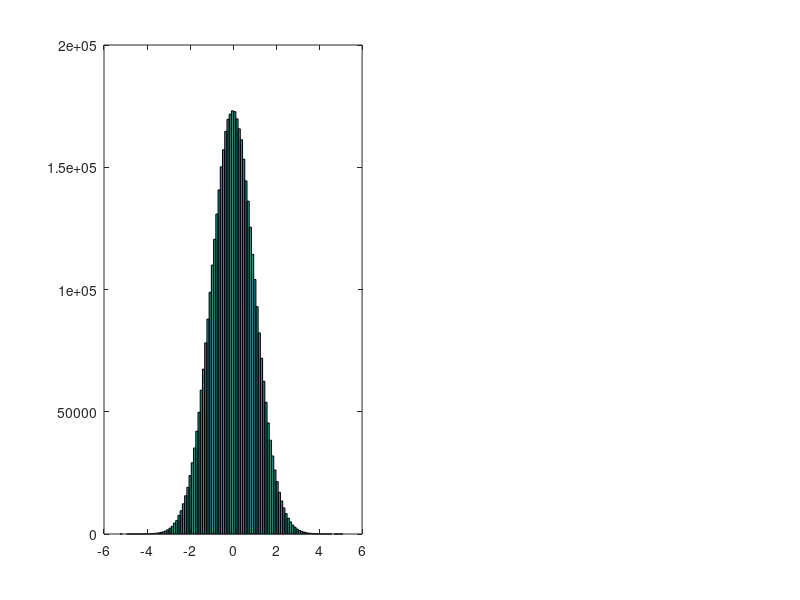

MATLAB code to generate this figure: (Note: this script raises an error after producing the figure.)
clear all; clc;

Im = randn(2048^2,1);
nbins = 100;

figure(1); clf;
subplot(1, 2, 1)
tic;
hist(Im,nbins);
toc;

tic;
[x, y] = il_histogram(Im, nbins);
toc;
hold on;
plot(x, y, '-.r');

